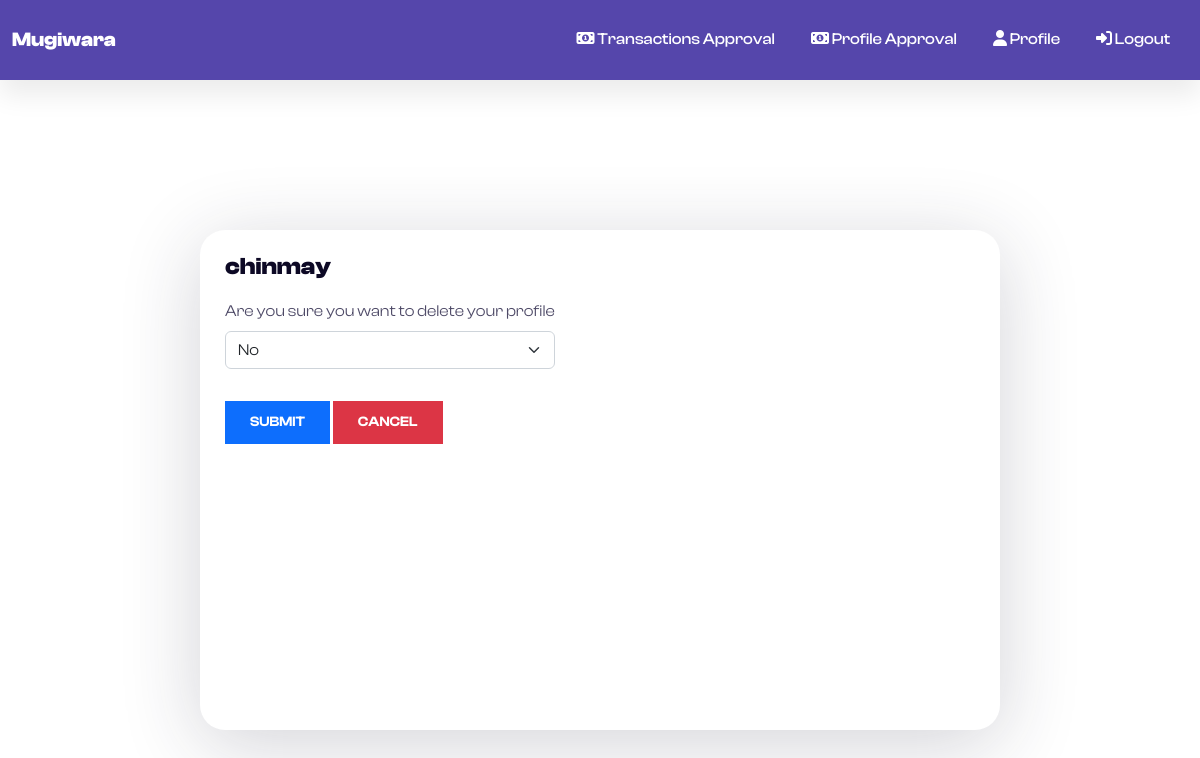
Before: /profile_deletion/ (signed in) with the older database file.
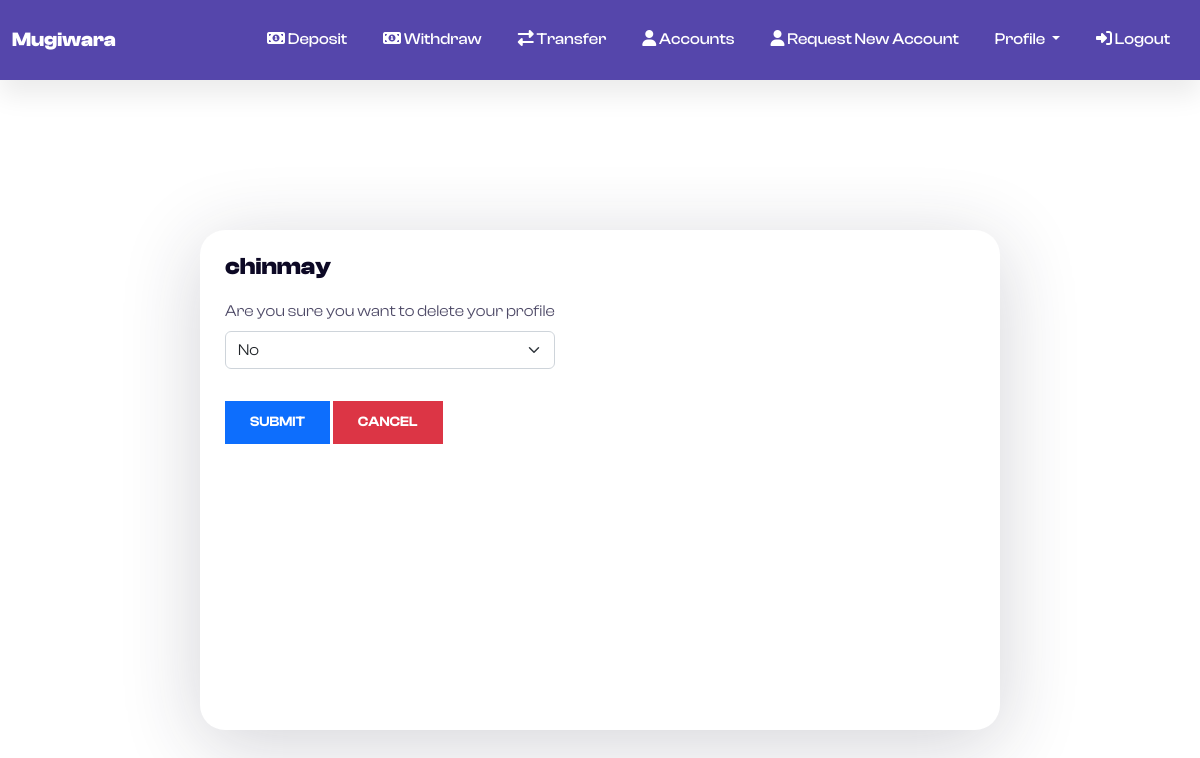
After: the same page with the newer database file.
### users/models.py (models this page shows, shortened)
class BankingUser(models.Model):
    User_types = {
        'iu_re': 'Regular Employee',
        'iu_sm': 'System Manager',
        'iu_sa': 'System Administrator',
        'eu_cust': 'Customer',
        'eu_mo': 'Merchant/Organization',
    }
    modification_status = {
        'pending': 'Waiting for Approval',
        'rejected': 'Rejected',
        'approved': 'Approved'
    }
    requesting_deletion = {
        'yes': 'Yes',
        'no': 'No'
    }
    user = models.OneToOneField(User, on_delete = models.CASCADE, related_name = 'user')
    usertype = models.CharField(max_length = 256, choices = User_types)
    dob = models.DateField(default = None, blank = True, null = True)
    mobile_number = models.CharField(max_length = 256, default=None, blank=True, null = True)
    street_address = models.CharField(max_length = 512, default=None, blank=True, null = True)
    city = models.CharField(max_length = 128, default=None, blank=True, null = True)
    state = models.CharField(max_length = 128, default=None, blank=True, null = True)
    zip_code = models.CharField(max_length = 10, default=None, blank=True, null = True)
    country = models.CharField(max_length = 256, default=None, blank=True, null = True)
    account_created = models.DateTimeField(auto_now_add = True, null = True)
    user_handler = models.ForeignKey("BankingUser", on_delete = models.CASCADE, related_name = 'internal_user', blank=True, null = True)
    pd_modification_status = models.CharField(max_length = 128, choices = modification_status, blank=True, null = True)
    pd_modified = models.DateTimeField(auto_now = True, blank=True, null = True)
    deletion = models.CharField(max_length = 128, choices = requesting_deletion, blank=True, null = True, default = 'no')
    deletion_status = models.CharField(max_length = 128, choices = modification_status, blank=True, null = True)

### users/views.py (the view)
# urls.py: path('profile_deletion/', views.request_profile_deletion, name = 'profile-deletion'),
@login_required
def request_profile_deletion(request, *args, **kwargs):
   if request.method == 'POST':
       form = UserDeletionRequestForm(request.POST, instance = BankingUser.objects.get(user = request.user))
       if form.is_valid():
           form.cleaned_data['deletion_status'] = 'pending'
           print(form.cleaned_data)
           messages.info(request, "Your request for Deletion has been submitted for approval")
           form.save()
           return redirect('mugiwara')
       else:
           print(form.errors)  # Print form errors for debugging
   else:
       form = UserDeletionRequestForm(instance = BankingUser.objects.get(user = request.user))
   return render(request, 'users/request_profile_deletion.html', {'form': form})

### users/forms.py
class UserDeletionRequestForm(ModelForm):
    class Meta:
        model = BankingUser
        fields = ['deletion', 'deletion_status']
    def __init__(self, *args, **kwargs):
        super(UserDeletionRequestForm, self).__init__(*args, **kwargs)
        self.fields['deletion'].label = 'Are you sure you want to delete your profile'
        self.fields['deletion_status'].initial = 'pending'
        self.fields['deletion_status'].widget = forms.HiddenInput()  # Hide the field

### users/templates/users/request_profile_deletion.html (shortened to what this page needs)
{% extends 'users/base.html' %}
{% load crispy_forms_tags %}
{% block content %}
<div class="blog-slider" style="margin-top: 150px;height: 500px;">
    <div class="blog-slider__wrp swiper-wrapper">
        <div class="blog-slider__text">
            <div class="blog-slider__title">
                <p>{{ user.username }}</p>
            </div>
            <form id = "create_blog"  method = "POST" enctype="multipart/form-data">
                {{ form|crispy }}
                <button type="submit" class="btn btn-primary mt-3">Submit</button>
                <a class="btn btn-danger mt-3" href="{% url 'mugiwara' %}" role="button">Cancel</a>
            </form>
        </div>
    </div>
</div>
{% endblock %}

### users/templates/users/base.html (shortened to what this page needs)
{% load static %}
<!DOCTYPE html>
<html lang="en">
<head>
    <link rel="stylesheet" href="https://cdn.jsdelivr.net/npm/bootstrap@5.1.3/dist/css/bootstrap.min.css">
    <link rel="stylesheet" href="https://cdnjs.cloudflare.com/ajax/libs/font-awesome/4.7.0/css/font-awesome.min.css">
    <link rel="stylesheet" href="{% static 'users/assets1/css/styles.min.css' %}">
    <link rel="stylesheet" href="https://cdn.jsdelivr.net/npm/bootstrap@5.2.0/dist/css/bootstrap.min.css">
    <link href="https://cdn.jsdelivr.net/npm/remixicon@2.5.0/fonts/remixicon.css" rel="stylesheet">
    <link rel="stylesheet" href="https://cdn.jsdelivr.net/npm/@fancyapps/ui@4.0/dist/fancybox.css">
    <link rel="stylesheet" href="https://unpkg.com/aos@next/dist/aos.css" />
    <link rel="stylesheet" href="{% static 'users/asset/css/style.css' %}">
</head>
<body>
    {% if user.is_authenticated %}
    <div>
        <nav class="navbar navbar-light navbar-expand-md sticky-top navigation-clean-button"
            style="height:80px;background-color:#5546ab;color:#ffffff;">
            <div class="container-fluid"><a class="navbar-brand" href="{% url  'mugiwara' %}">Mugiwara</a>
                <div class="collapse navbar-collapse" id="navcol-1">
                    <ul class="navbar-nav ms-auto">
                                {% if user.user.usertype == 'eu_cust' %}
                                    {% if user.user.banking_user.exists %}
                                        <li class="nav-item"><a class="nav-link" style="color:#ffffff;" href="/credit">
                                                <i class="fa fa-money"></i>&nbsp;Deposit</a></li>
                                        <li class="nav-item"><a class="nav-link" style="color:#ffffff;" href="/debit">
                                                <i class="fa fa-money"></i>&nbsp;Withdraw</a></li>
                                        <li class="nav-item"><a class="nav-link" style="color:#ffffff;" href="/create_transaction"><i
                                                        class="fa fa-exchange"></i>&nbsp;Transfer</a></li>
                                        <li class="nav-item"><a class="nav-link" style="color:#ffffff;" href="{% url 'accounts' %}"><i
                                                        class="fa fa-user"></i>&nbsp;Accounts</a></li>
                                    {% endif %}
                                    <li class="nav-item"><a class="nav-link" style="color:#ffffff;" href="{% url 'create-account' %}"><i
                                        class="fa fa-user"></i>&nbsp;Request New Account</a></li>
                                    <li class="nav-item dropdown">
                                        <a class="nav-link dropdown-toggle" style="color:#ffffff;" href="#" id="navbarDropdownMenuLink" role="button" data-bs-toggle="dropdown" aria-expanded="false">
                                          Profile
                                        </a>
                                      </li>
                                    <li class="nav-item">
                                        <form id="frm_logout" class ="nav-link" style="color:#ffffff;" action="{% url 'logout' %}" method="post">
                                            <a style="color:#ffffff;" href="javascript:{}" onclick="document.getElementById('frm_logout').submit(); return false;">
                                                <i class="fa fa-sign-in"></i>&nbsp;Logout</a></iclass>
                                        </form>
                                    </li>
                                {% else %}
                                    <li class="nav-item"><a class="nav-link" style="color:#ffffff;" href="all_transactions">
                                        <i class="fa fa-money"></i>&nbsp;Transactions Approval</a></li>
                                    <li class="nav-item"><a class="nav-link" style="color:#ffffff;" href="approve_profile_deletion"><i
                                                class="fa fa-money"></i>&nbsp;Profile Approval</a></li>
                                    <li class="nav-item"><a class="nav-link" style="color:#ffffff;" href="{% url 'profile' %}"><i
                                        class="fa fa-user"></i>&nbsp;Profile</a></li>
                                    <li class="nav-item">
                                        <form id="frm_logout" class ="nav-link" style="color:#ffffff;" action="{% url 'logout' %}" method="post">
                                            <a style="color:#ffffff;" href="javascript:{}" onclick="document.getElementById('frm_logout').submit(); return false;">
                                                <i class="fa fa-sign-in"></i>&nbsp;Logout</a></iclass>
                                        </form>
                                    </li>
                                {% endif %}
                    </ul>
                </div>
            </div>
        </nav>
    </div>
    {% endif %}
    {% block content %}
    {% endblock %}
</body>
</html>

### users/static/users/asset/css/style.css (style rules this page uses)
:root { --c-dark: #212529; --c-brand: #4e57d4; --c-brand-light: #6970dd; --c-brand-rgb: 78, 87, 212; --c-body: #727272; --font-base: "ClashDisplay", sans-serif; --box-shadow: 0px 15px 25px rgba(0,0,0,0.08); --transition: all 0.5s ease; }
body { font-family: var(--font-base); line-height: 1.7; color: var(--c-body); }
a { text-decoration: none; color: var(--c-brand); transition: var(--transition); }
.navbar { box-shadow: var(--box-shadow); }
.navbar-nav .nav-link { font-weight: 500; color: var(--c-dark); }
.btn { font-weight: 600; font-size: 14px; text-transform: uppercase; border-radius: 0; padding: 10px 24px; }

Changed rows visible on the page:
changed BankingUser "No": usertype "iu_sm" → "eu_cust" (drawn)
Other visible differences:
text no longer shown: "Transactions Approval Profile Approval"
text now shown: "Deposit Withdraw Transfer Accounts Request New Account"
